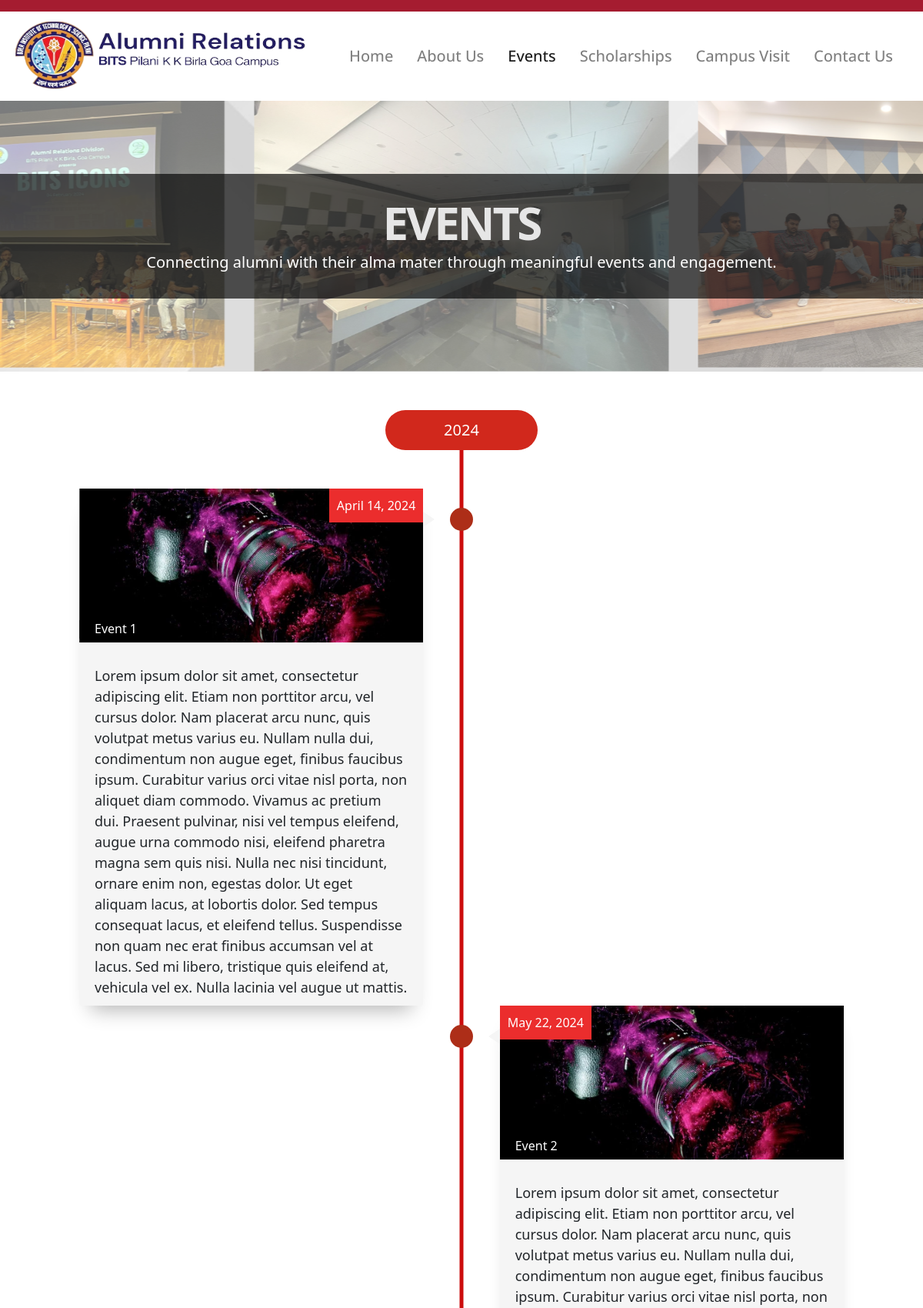
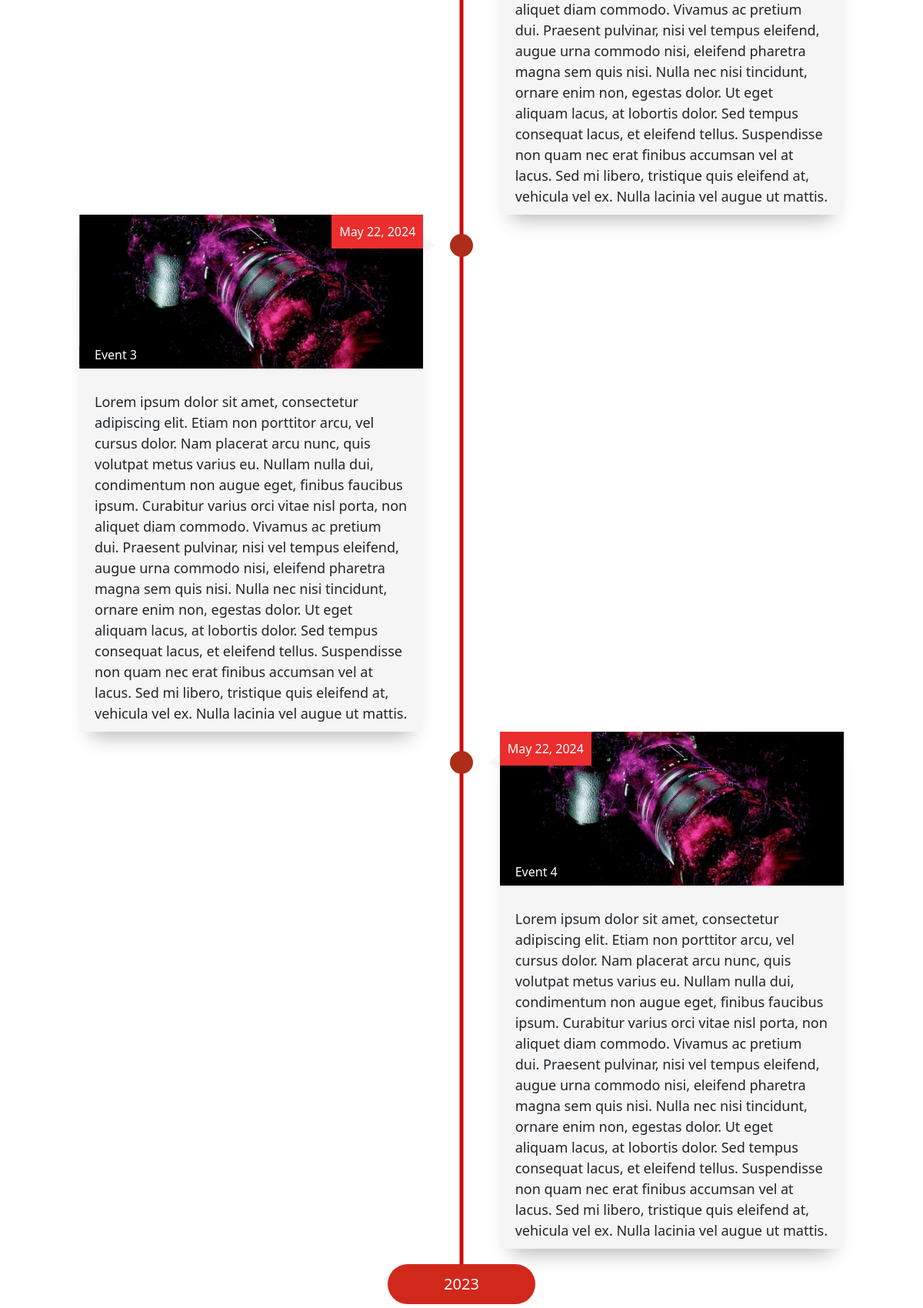
Screenshot of /events/ (upper part) with the database file from the repository (2 pictures, top to bottom).
### base/models.py (models this page shows, shortened)
class event(models.Model):
    title = models.CharField(max_length=254, null=False, blank=False)
    image = models.ImageField(upload_to="eventsImages/")
    content = models.CharField(max_length=1016, null=False, blank=False)
    date = models.DateField()
    updated = models.DateTimeField(auto_now=True)

### base/views.py (the view)
# urls.py: path('events/', eventView, name="events"),
def eventView(request):
    current_year = datetime.datetime.now().year
    eventObjects = event.objects.filter(date__year=current_year)
    context = {"events": eventObjects,
               "currentYear": current_year,
               "prevYear": current_year-1}
    return render(request, 'base/events.html', context)

### base/templates/base/events.html (shortened to what this page needs)
{%extends "base/base.html"%}
{%load static%}
{% block extrahead %}
  <link rel="stylesheet" href="{% static 'css/events.css' %}">
  <link rel="stylesheet" href="{% static 'css/aboutUs.css' %}">
    <link href="https://cdn.jsdelivr.net/npm/tailwindcss@2.2.16/dist/tailwind.min.css" rel="stylesheet">
{% endblock %}
{%block content%}
<section class="w-full py-12 md:py-24 lg:py-32 bg-center bg-cover " style="background-image: url('/static/images/eventsBanner.png');">
  <div class="container flex flex-col items-center px-4 md:px-6 space-y-4 mx-auto">
    <div class="text-center space-y-2">
      <h1 class="text-4xl font-bold tracking-tighter sm:text-4xl md:text-6xl" style="color: #e6e6e6;">Events</h1>
      <p class="text-gray-500 md:text-xl dark:text-gray-400"; style="color: rgb(255, 255, 255);">
        Connecting alumni with their alma mater through meaningful events and engagement.
      </p>
    </div>
  </div>
</section>
<section style="height: 50px;">
</section>
<section class="timeline">
  <div
    class="container text-center"
    style="
      margin-bottom: 20px;
      position: relative;
      z-index: 1;
      justify-content: center;
    "
  >
    <button
      class="btn btn-lg"
      style="
        background-color: #d1281c;
        border-radius: 50px;
        width: 20%;
        justify-content: center;
        align-items: center;
      "
    >
      <h3 style="color: #ffffff; margin-bottom: 5px; margin-top: 5px">
        {{currentYear}}
      </h3>
    </button>
  </div>
  <div class="container" style="margin-top: 50px; margin-bottom: 50px; position: relative">
    {%for event in events%}
      <div class="timeline-item">
        <div class="timeline-img">
        </div>
        <div class="timeline-content timeline-card js--fadeInRight">
          <div class="timeline-img-header">
            <div class="imageContainer">
              <img class="imageData" src="{{event.image.url}}" alt="img">
            </div>
            <h2 class="title-background">{{event.title}}</h2>
          </div>
          <div class="date">{{event.date}}</div>
          <p>
            {{event.content}}
          </p>
        </div>
      </div>
    {%endfor%}
    <div class="container text-center"
      style="
        margin-top: 20px;
        margin-bottom: 20px;
        position: relative;
        z-index: 1;
        justify-content: center;
      "
    >
      <button
        class="btn btn-lg"
        style="
          background-color: #d1281c;
          border-radius: 50px;
          width: 20%;
          justify-content: center;
          align-items: center;
        "
      >
        <h3 style="color: #ffffff; margin-bottom: 5px; margin-top: 5px">
          {{prevYear}}
        </h3>
      </button>
    </div>
  </div>
</section>
{%endblock%}

### base/static/css/styles.css (style rules this page uses)
body { font-family: Arial, sans-serif; max-width: 100%; overflow-x: hidden; margin: 0; padding: 0; box-sizing: border-box; }
.container { width: 90%; margin: 0 auto; max-width: 1200px; }

### base/static/css/events.css (style rules this page uses)
html, body { overflow-x: hidden; }
h1 { font-size: 200%; text-transform: uppercase; letter-spacing: 3px; font-weight: 400; }
.timeline-img { width: 30px; height: 30px; background: #ad2e18; border-radius: 50%; position: absolute; left: 50%; margin-top: 25px; margin-left: -15px; object-fit: cover; object-position: center; }
.timeline-img-header { background: linear-gradient(rgba(0, 0, 0, 0), rgba(0, 0, 0, 0.4)); background-size: cover; height: 200px; position: relative; margin-bottom: 20px; overflow: hidden; }
.timeline-img-header img { width: 100%; height: auto; position: absolute; top: 50%; left: 50%; transform: translate(-50%, -50%); object-fit: contain; margin: 0 auto; }
.timeline { position: relative; }
.timeline::before { content: ""; background: #cc0c0c; width: 5px; height: calc(100% - 30px); position: absolute; left: 50%; top: 15px; transform: translateX(-50%); }
.container.text-center { margin-bottom: -20px; }
.timeline-item:nth-child(even) .timeline-content { float: right; padding: 40px 30px 10px 30px; }
.timeline-item:nth-child(even) .timeline-content .date { right: auto; left: 0; }
.timeline-item:nth-child(even) .timeline-content::after { content: ""; position: absolute; border-style: solid; width: 0; height: 0; top: 30px; left: -15px; border-width: 10px 15px 10px 0; border-color: transparent #f5f5f5 transparent transparent; }
.timeline-item::after { content: ""; display: block; clear: both; }
.timeline-content { position: relative; width: 45%; padding: 10px 30px; border-radius: 4px; background: #f5f5f5; box-shadow: 0 20px 25px -15px rgba(0, 0, 0, 0.3); }
.timeline-content::after { content: ""; position: absolute; border-style: solid; width: 0; height: 0; top: 30px; right: -15px; border-width: 10px 0 10px 15px; border-color: transparent transparent transparent #f5f5f5; }
.timeline-img { width: 30px; height: 30px; background: #ad2e18; border-radius: 50%; position: absolute; left: 50%; margin-top: 25px; margin-left: -15px; }
.timeline-card { padding: 0 !important; }
.timeline-card p { padding: 10px 20px; font-size: large; }
.timeline-item .timeline-img-header { background: linear-gradient(rgba(0, 0, 0, 0), rgba(0, 0, 0, 0.4)); background-size: cover; }
.timeline-img-header { height: 200px; position: relative; margin-bottom: 20px; }
.timeline-img-header h2 { color: #ffffff; position: absolute; bottom: 5px; padding-left: 20px; padding-top: 2.5px; padding-bottom: 2.5px; padding-right: 5px; }
.date { background: #eb2d2d; display: inline-block; color: #ffffff; padding: 10px; position: absolute; top: 0; right: 0; }
.imageContainer { width: 100%; height: 200px; overflow: hidden; position: relative; }
.imageData { width: auto; height: 100%; position: absolute; left: 50%; top: 50%; transform: translate(-50%, -50%); }
.title-background { background-color: #00000082; }

### rows the page displays
event: image (picture), title "Event 1", date "April 14, 2024", content "Lorem ipsum dolor sit amet, consectetur adipiscing elit. Etiam non porttitor arcu, vel cursus dolor. Nam placerat arcu nunc, quis volutpat metus varius eu. Nullam nulla dui, condimentum non augue eget, finibus faucibus ipsum. Curabitur varius orci vitae nisl porta, non aliquet diam commodo. Vivamus ac pretium dui. Praesent pulvinar, nisi vel tempus eleifend, augue urna commodo nisi, eleifend pharetra magna sem quis nisi. Nulla nec nisi tincidunt, ornare enim non, egestas dolor. Ut eget aliquam lacus, at lobortis dolor. Sed tempus consequat lacus, et eleifend tellus. Suspendisse non quam nec erat finibus accumsan vel at lacus. Sed mi libero, tristique quis eleifend at, vehicula vel ex. Nulla…"
event: image (picture), title "Event 2", date "May 22, 2024", content "Lorem ipsum dolor sit amet, consectetur adipiscing elit. Etiam non porttitor arcu, vel cursus dolor. Nam placerat arcu nunc, quis volutpat metus varius eu. Nullam nulla dui, condimentum non augue eget, finibus faucibus ipsum. Curabitur varius orci vitae nisl porta, non aliquet diam commodo. Vivamus ac pretium dui. Praesent pulvinar, nisi vel tempus eleifend, augue urna commodo nisi, eleifend pharetra magna sem quis nisi. Nulla nec nisi tincidunt, ornare enim non, egestas dolor. Ut eget aliquam lacus, at lobortis dolor. Sed tempus consequat lacus, et eleifend tellus. Suspendisse non quam nec erat finibus accumsan vel at lacus. Sed mi libero, tristique quis eleifend at, vehicula vel ex. Nulla…"
event: image (picture), title "Event 3", date "May 22, 2024", content "Lorem ipsum dolor sit amet, consectetur adipiscing elit. Etiam non porttitor arcu, vel cursus dolor. Nam placerat arcu nunc, quis volutpat metus varius eu. Nullam nulla dui, condimentum non augue eget, finibus faucibus ipsum. Curabitur varius orci vitae nisl porta, non aliquet diam commodo. Vivamus ac pretium dui. Praesent pulvinar, nisi vel tempus eleifend, augue urna commodo nisi, eleifend pharetra magna sem quis nisi. Nulla nec nisi tincidunt, ornare enim non, egestas dolor. Ut eget aliquam lacus, at lobortis dolor. Sed tempus consequat lacus, et eleifend tellus. Suspendisse non quam nec erat finibus accumsan vel at lacus. Sed mi libero, tristique quis eleifend at, vehicula vel ex. Nulla…"
event: image (picture), title "Event 4", date "May 22, 2024", content "Lorem ipsum dolor sit amet, consectetur adipiscing elit. Etiam non porttitor arcu, vel cursus dolor. Nam placerat arcu nunc, quis volutpat metus varius eu. Nullam nulla dui, condimentum non augue eget, finibus faucibus ipsum. Curabitur varius orci vitae nisl porta, non aliquet diam commodo. Vivamus ac pretium dui. Praesent pulvinar, nisi vel tempus eleifend, augue urna commodo nisi, eleifend pharetra magna sem quis nisi. Nulla nec nisi tincidunt, ornare enim non, egestas dolor. Ut eget aliquam lacus, at lobortis dolor. Sed tempus consequat lacus, et eleifend tellus. Suspendisse non quam nec erat finibus accumsan vel at lacus. Sed mi libero, tristique quis eleifend at, vehicula vel ex. Nulla…"
